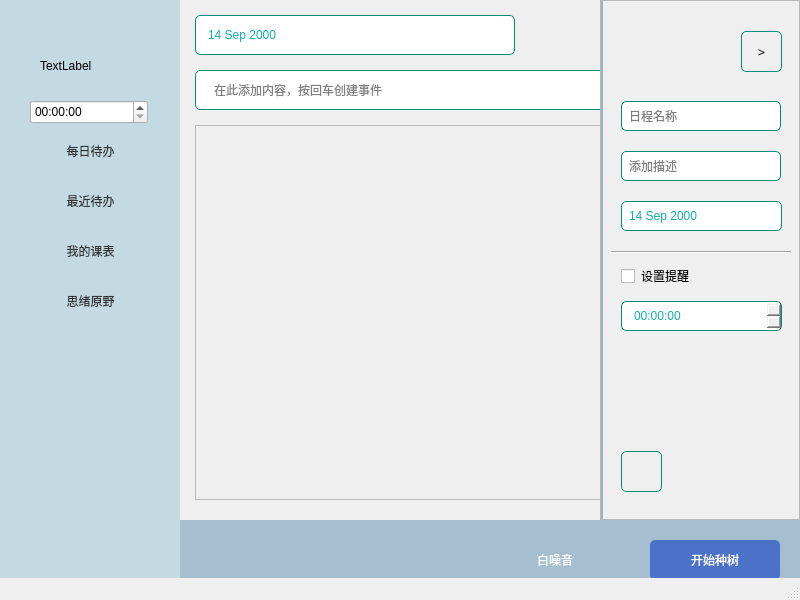
<?xml version="1.0" encoding="UTF-8"?>
<ui version="4.0">
 <class>MainWindow</class>
 <widget class="QMainWindow" name="MainWindow">
  <property name="geometry">
   <rect>
    <x>0</x>
    <y>0</y>
    <width>800</width>
    <height>600</height>
   </rect>
  </property>
  <property name="sizePolicy">
   <sizepolicy hsizetype="Fixed" vsizetype="Fixed">
    <horstretch>0</horstretch>
    <verstretch>0</verstretch>
   </sizepolicy>
  </property>
  <property name="minimumSize">
   <size>
    <width>800</width>
    <height>600</height>
   </size>
  </property>
  <property name="maximumSize">
   <size>
    <width>800</width>
    <height>600</height>
   </size>
  </property>
  <property name="mouseTracking">
   <bool>false</bool>
  </property>
  <property name="windowTitle">
   <string>MindfulMeadow</string>
  </property>
  <property name="windowIcon">
   <iconset>
    <normaloff>:/icons/img/mainIcon.png</normaloff>
    <normalon>:/icon/img/mainIcon.png</normalon>:/icons/img/mainIcon.png</iconset>
  </property>
  <property name="styleSheet">
   <string notr="true">font: 10pt 方正小标宋;</string>
  </property>
  <property name="toolButtonStyle">
   <enum>Qt::ToolButtonIconOnly</enum>
  </property>
  <property name="animated">
   <bool>true</bool>
  </property>
  <widget class="QWidget" name="centralwidget">
   <widget class="QWidget" name="leftSide" native="true">
    <property name="geometry">
     <rect>
      <x>0</x>
      <y>0</y>
      <width>180</width>
      <height>600</height>
     </rect>
    </property>
    <property name="styleSheet">
     <string notr="true">QWidget#leftSide {
	background-color: #c4dae2;
}</string>
    </property>
    <widget class="QPushButton" name="page1_Button">
     <property name="geometry">
      <rect>
       <x>10</x>
       <y>130</y>
       <width>161</width>
       <height>41</height>
      </rect>
     </property>
     <property name="styleSheet">
      <string notr="true">QPushButton {
	border-radius: 5px; 
	background-color: #c4dae2; 
	border-style: none;
	color: #333333;
}
QPushButton:hover{
    background-color: #9cb2c7;
}
QPushButton:pressed{
    background-color: #e9edee;
}</string>
     </property>
     <property name="text">
      <string>每日待办</string>
     </property>
     <property name="icon">
      <iconset resource="res.qrc">
       <normaloff>:/icon/img/toDo.png</normaloff>:/icon/img/toDo.png</iconset>
     </property>
     <property name="iconSize">
      <size>
       <width>32</width>
       <height>32</height>
      </size>
     </property>
    </widget>
    <widget class="QPushButton" name="page2_Button">
     <property name="geometry">
      <rect>
       <x>10</x>
       <y>180</y>
       <width>161</width>
       <height>41</height>
      </rect>
     </property>
     <property name="styleSheet">
      <string notr="true">QPushButton {
	border-radius: 5px; 
	background-color: #c4dae2; 
	border-style: none;
	color: #333333;
}
QPushButton:hover{
    background-color: #9cb2c7;
}
QPushButton:pressed{
    background-color: #e9edee;
}</string>
     </property>
     <property name="text">
      <string>最近待办</string>
     </property>
     <property name="icon">
      <iconset resource="res.qrc">
       <normaloff>:/icon/img/clock.png</normaloff>:/icon/img/clock.png</iconset>
     </property>
     <property name="iconSize">
      <size>
       <width>32</width>
       <height>32</height>
      </size>
     </property>
    </widget>
    <widget class="QPushButton" name="page3_Button">
     <property name="geometry">
      <rect>
       <x>10</x>
       <y>230</y>
       <width>161</width>
       <height>41</height>
      </rect>
     </property>
     <property name="styleSheet">
      <string notr="true">QPushButton {
	border-radius: 5px; 
	background-color: #c4dae2; 
	border-style: none;
	color: #333333;
}
QPushButton:hover{
    background-color: #9cb2c7;
}
QPushButton:pressed{
    background-color: #e9edee;
}</string>
     </property>
     <property name="text">
      <string>我的课表</string>
     </property>
     <property name="icon">
      <iconset resource="res.qrc">
       <normaloff>:/icon/img/calendar.png</normaloff>:/icon/img/calendar.png</iconset>
     </property>
     <property name="iconSize">
      <size>
       <width>32</width>
       <height>32</height>
      </size>
     </property>
    </widget>
    <widget class="QPushButton" name="page4_Button">
     <property name="geometry">
      <rect>
       <x>10</x>
       <y>280</y>
       <width>161</width>
       <height>41</height>
      </rect>
     </property>
     <property name="autoFillBackground">
      <bool>false</bool>
     </property>
     <property name="styleSheet">
      <string notr="true">QPushButton {
	border-radius: 5px; 
	background-color: #c4dae2; 
	border-style: none;
	color: #333333;
}
QPushButton:hover{
    background-color: #9cb2c7;
}
QPushButton:pressed{
    background-color: #e9edee;
}</string>
     </property>
     <property name="text">
      <string>思绪原野</string>
     </property>
     <property name="icon">
      <iconset resource="res.qrc">
       <normaloff>:/icon/img/mainIcon.png</normaloff>:/icon/img/mainIcon.png</iconset>
     </property>
     <property name="iconSize">
      <size>
       <width>32</width>
       <height>32</height>
      </size>
     </property>
    </widget>
    <widget class="QLabel" name="label">
     <property name="geometry">
      <rect>
       <x>40</x>
       <y>40</y>
       <width>101</width>
       <height>51</height>
      </rect>
     </property>
     <property name="text">
      <string>TextLabel</string>
     </property>
    </widget>
    <widget class="QTimeEdit" name="timeEdit_2">
     <property name="geometry">
      <rect>
       <x>30</x>
       <y>100</y>
       <width>118</width>
       <height>24</height>
      </rect>
     </property>
    </widget>
   </widget>
   <widget class="QWidget" name="underSide" native="true">
    <property name="geometry">
     <rect>
      <x>180</x>
      <y>520</y>
      <width>620</width>
      <height>80</height>
     </rect>
    </property>
    <property name="styleSheet">
     <string notr="true">background-color: #a5bfd1;</string>
    </property>
    <widget class="QPushButton" name="plantButton">
     <property name="geometry">
      <rect>
       <x>470</x>
       <y>20</y>
       <width>130</width>
       <height>40</height>
      </rect>
     </property>
     <property name="styleSheet">
      <string notr="true">QPushButton {
    background-color:#4b72c7; 
    border-radius: 5px; 
    color: #ffffff;
}
QPushButton:hover{
    background-color: #9cb2c7;
}
QPushButton:pressed{
    background-color: #e9edee;
}</string>
     </property>
     <property name="text">
      <string>开始种树</string>
     </property>
     <property name="icon">
      <iconset>
       <activeon>:/img/plant.png</activeon>
      </iconset>
     </property>
     <property name="iconSize">
      <size>
       <width>25</width>
       <height>25</height>
      </size>
     </property>
    </widget>
    <widget class="QPushButton" name="whiteNoiseButton">
     <property name="geometry">
      <rect>
       <x>310</x>
       <y>20</y>
       <width>130</width>
       <height>40</height>
      </rect>
     </property>
     <property name="styleSheet">
      <string notr="true">QPushButton {
    background-color:#a5bfd1; 
    border-radius: 5px; 
    color: #ffffff;
}
QPushButton:hover{
    background-color: #9cb2c7;
}
QPushButton:pressed{
    background-color: #e9edee;
}</string>
     </property>
     <property name="text">
      <string>白噪音</string>
     </property>
     <property name="icon">
      <iconset resource="res.qrc">
       <normaloff>:/icon/img/whiteNoise.png</normaloff>:/icon/img/whiteNoise.png</iconset>
     </property>
     <property name="iconSize">
      <size>
       <width>32</width>
       <height>32</height>
      </size>
     </property>
    </widget>
   </widget>
   <widget class="QScrollArea" name="rightScrollArea">
    <property name="geometry">
     <rect>
      <x>600</x>
      <y>0</y>
      <width>200</width>
      <height>520</height>
     </rect>
    </property>
    <property name="styleSheet">
     <string notr="true">border-left: 2px solid #9cb2c7;</string>
    </property>
    <property name="widgetResizable">
     <bool>true</bool>
    </property>
    <widget class="QWidget" name="scrollAreaWidgetContents_2">
     <property name="geometry">
      <rect>
       <x>0</x>
       <y>0</y>
       <width>198</width>
       <height>518</height>
      </rect>
     </property>
     <widget class="QPushButton" name="hideButton">
      <property name="geometry">
       <rect>
        <x>140</x>
        <y>30</y>
        <width>41</width>
        <height>41</height>
       </rect>
      </property>
      <property name="font">
       <font>
        <family>方正小标宋</family>
        <pointsize>10</pointsize>
        <italic>false</italic>
        <bold>false</bold>
       </font>
      </property>
      <property name="styleSheet">
       <string notr="true">QPushButton {
border: 1px solid #008D75;
	border-radius: 5px;;
}

QPushButton:hover {
background-color: #ededed;
}</string>
      </property>
      <property name="text">
       <string>&gt;</string>
      </property>
     </widget>
     <widget class="QLineEdit" name="descriptionEdit">
      <property name="geometry">
       <rect>
        <x>20</x>
        <y>150</y>
        <width>160</width>
        <height>30</height>
       </rect>
      </property>
      <property name="styleSheet">
       <string notr="true">border: 1px solid #008D75;
	border-radius: 5px;
padding-left: 5px;</string>
      </property>
      <property name="placeholderText">
       <string>添加描述</string>
      </property>
     </widget>
     <widget class="QLineEdit" name="nameEdit">
      <property name="geometry">
       <rect>
        <x>20</x>
        <y>100</y>
        <width>160</width>
        <height>30</height>
       </rect>
      </property>
      <property name="styleSheet">
       <string notr="true">border: 1px solid #008D75;
	border-radius: 5px;
padding-left: 5px;</string>
      </property>
      <property name="placeholderText">
       <string>日程名称</string>
      </property>
     </widget>
     <widget class="QDateEdit" name="dateEdit">
      <property name="geometry">
       <rect>
        <x>20</x>
        <y>200</y>
        <width>161</width>
        <height>30</height>
       </rect>
      </property>
      <property name="styleSheet">
       <string notr="true">.QDateEdit {
	border-radius: 5px;
	border: 1px solid #008D75;
	padding-left: 5px;
    padding-right: 5px;
    padding-top: 3px;
    padding-bottom: 3px;
	color: #12acac;
}

.QDateEdit::drop-down
{
    border:none;
    width:30px;
}


.QDateEdit::down-arrow {
    border-image: url(:/icon/img/down.png) 30 30；
	
}</string>
      </property>
      <property name="maximumDateTime">
       <datetime>
        <hour>23</hour>
        <minute>59</minute>
        <second>59</second>
        <year>2100</year>
        <month>12</month>
        <day>23</day>
       </datetime>
      </property>
      <property name="minimumDate">
       <date>
        <year>2000</year>
        <month>9</month>
        <day>14</day>
       </date>
      </property>
      <property name="calendarPopup">
       <bool>true</bool>
      </property>
     </widget>
     <widget class="QPushButton" name="deleteBtn">
      <property name="geometry">
       <rect>
        <x>20</x>
        <y>450</y>
        <width>41</width>
        <height>41</height>
       </rect>
      </property>
      <property name="styleSheet">
       <string notr="true">QPushButton {
border: 1px solid #008D75;
	border-radius: 5px;;
}

QPushButton:hover {
background-color: #ededed;
}</string>
      </property>
      <property name="text">
       <string/>
      </property>
      <property name="icon">
       <iconset theme="edit-delete"/>
      </property>
     </widget>
     <widget class="QTimeEdit" name="timeEdit">
      <property name="geometry">
       <rect>
        <x>20</x>
        <y>300</y>
        <width>161</width>
        <height>30</height>
       </rect>
      </property>
      <property name="styleSheet">
       <string notr="true">QTimeEdit {
	border-radius: 5px;
	border: 1px solid #008D75;
	padding-left: 10px;
    padding-right: 5px;
    padding-top: 3px;
    padding-bottom: 3px;
	color: #12acac;
}</string>
      </property>
      <property name="readOnly">
       <bool>false</bool>
      </property>
      <property name="calendarPopup">
       <bool>true</bool>
      </property>
     </widget>
     <widget class="QCheckBox" name="setDueCheckbox">
      <property name="geometry">
       <rect>
        <x>20</x>
        <y>260</y>
        <width>82</width>
        <height>30</height>
       </rect>
      </property>
      <property name="styleSheet">
       <string notr="true">border:none;</string>
      </property>
      <property name="text">
       <string>设置提醒</string>
      </property>
     </widget>
     <widget class="Line" name="line">
      <property name="geometry">
       <rect>
        <x>10</x>
        <y>250</y>
        <width>180</width>
        <height>3</height>
       </rect>
      </property>
      <property name="orientation">
       <enum>Qt::Horizontal</enum>
      </property>
     </widget>
    </widget>
   </widget>
   <widget class="QStackedWidget" name="stackedWidget">
    <property name="geometry">
     <rect>
      <x>180</x>
      <y>0</y>
      <width>621</width>
      <height>521</height>
     </rect>
    </property>
    <property name="currentIndex">
     <number>0</number>
    </property>
    <widget class="QWidget" name="page1">
     <widget class="QDateEdit" name="mainDateEdit">
      <property name="geometry">
       <rect>
        <x>15</x>
        <y>15</y>
        <width>320</width>
        <height>40</height>
       </rect>
      </property>
      <property name="styleSheet">
       <string notr="true">.QDateEdit {
	border-radius: 5px;
	border: 1px solid #008D75;
	padding-left: 10px;
    padding-right: 5px;
    padding-top: 3px;
    padding-bottom: 3px;
	color: #12acac;
}

.QDateEdit::drop-down
{
    border:none;
    width:30px;
}


.QDateEdit::down-arrow {
    border-image: url(:/icon/img/down.png) 30 30；
	
}</string>
      </property>
      <property name="maximumDateTime">
       <datetime>
        <hour>23</hour>
        <minute>59</minute>
        <second>59</second>
        <year>2100</year>
        <month>12</month>
        <day>23</day>
       </datetime>
      </property>
      <property name="minimumDateTime">
       <datetime>
        <hour>8</hour>
        <minute>0</minute>
        <second>0</second>
        <year>2000</year>
        <month>9</month>
        <day>14</day>
       </datetime>
      </property>
      <property name="minimumDate">
       <date>
        <year>2000</year>
        <month>9</month>
        <day>14</day>
       </date>
      </property>
      <property name="calendarPopup">
       <bool>true</bool>
      </property>
     </widget>
     <widget class="QLineEdit" name="mainNameEdit">
      <property name="geometry">
       <rect>
        <x>15</x>
        <y>70</y>
        <width>590</width>
        <height>40</height>
       </rect>
      </property>
      <property name="styleSheet">
       <string notr="true">QLineEdit {
	border: 1px solid #008D75;
	border-radius: 5px;
	padding-left: 16px;
    padding-right: 5px;
    padding-top: 3px;
    padding-bottom: 3px;
}</string>
      </property>
      <property name="placeholderText">
       <string>在此添加内容，按回车创建事件</string>
      </property>
     </widget>
     <widget class="QScrollArea" name="matterScrollArea">
      <property name="geometry">
       <rect>
        <x>15</x>
        <y>125</y>
        <width>590</width>
        <height>375</height>
       </rect>
      </property>
      <property name="styleSheet">
       <string notr="true">QScrolArea {
	border-radius: 5px;
	
}</string>
      </property>
      <property name="widgetResizable">
       <bool>true</bool>
      </property>
      <widget class="QWidget" name="scrollAreaWidgetContents_3">
       <property name="geometry">
        <rect>
         <x>0</x>
         <y>0</y>
         <width>588</width>
         <height>373</height>
        </rect>
       </property>
      </widget>
     </widget>
     <widget class="QPushButton" name="miniButton">
      <property name="geometry">
       <rect>
        <x>350</x>
        <y>15</y>
        <width>40</width>
        <height>40</height>
       </rect>
      </property>
      <property name="styleSheet">
       <string notr="true">QPushButton {
border: none;
}

QPushButton:hover {
background-color: #ededed;
}</string>
      </property>
      <property name="text">
       <string/>
      </property>
      <property name="icon">
       <iconset resource="res.qrc">
        <normaloff>:/icon/img/smaller.png</normaloff>:/icon/img/smaller.png</iconset>
      </property>
      <property name="iconSize">
       <size>
        <width>24</width>
        <height>24</height>
       </size>
      </property>
     </widget>
    </widget>
    <widget class="QWidget" name="page2">
     <widget class="QScrollArea" name="matterScrollArea2">
      <property name="geometry">
       <rect>
        <x>15</x>
        <y>15</y>
        <width>585</width>
        <height>485</height>
       </rect>
      </property>
      <property name="styleSheet">
       <string notr="true">QScrolArea {
	border-radius: 5px;
	
}</string>
      </property>
      <property name="widgetResizable">
       <bool>true</bool>
      </property>
      <widget class="QWidget" name="scrollAreaWidgetContents">
       <property name="geometry">
        <rect>
         <x>0</x>
         <y>0</y>
         <width>583</width>
         <height>483</height>
        </rect>
       </property>
      </widget>
     </widget>
    </widget>
   </widget>
   <zorder>stackedWidget</zorder>
   <zorder>rightScrollArea</zorder>
   <zorder>underSide</zorder>
   <zorder>leftSide</zorder>
  </widget>
  <widget class="QMenuBar" name="menubar">
   <property name="enabled">
    <bool>false</bool>
   </property>
   <property name="geometry">
    <rect>
     <x>0</x>
     <y>0</y>
     <width>800</width>
     <height>21</height>
    </rect>
   </property>
  </widget>
  <widget class="QStatusBar" name="statusbar">
   <property name="enabled">
    <bool>true</bool>
   </property>
   <property name="sizeGripEnabled">
    <bool>true</bool>
   </property>
  </widget>
 </widget>
 <resources>
  <include location="res.qrc"/>
 </resources>
 <connections/>
</ui>
